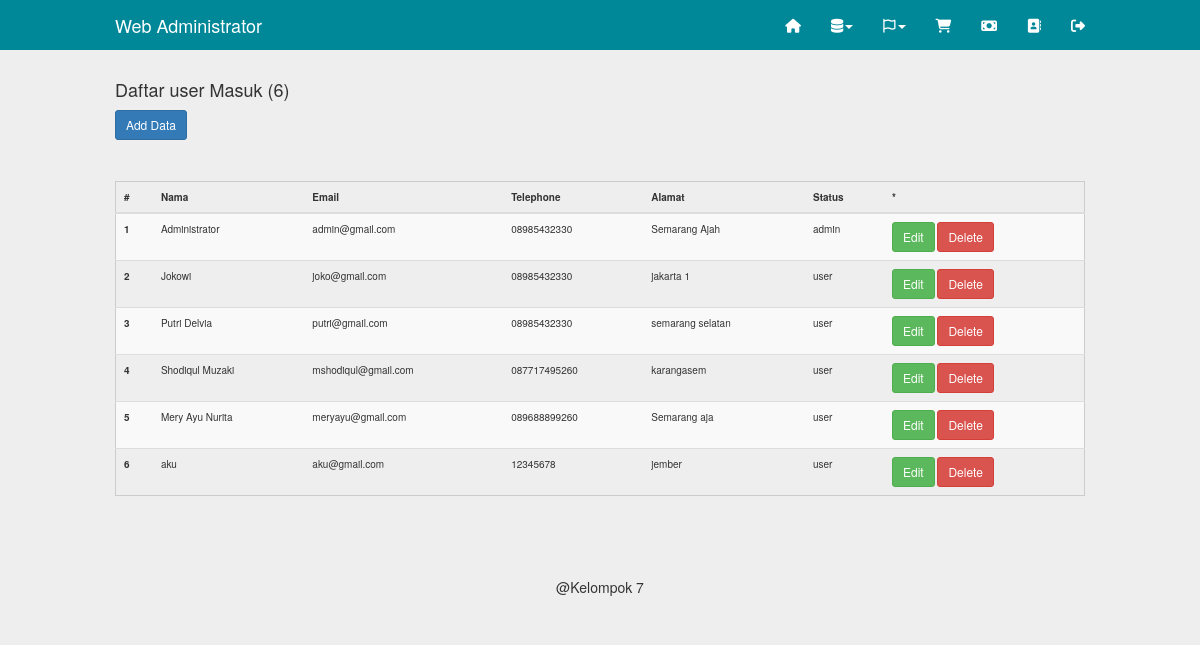
/admin/user.php (signed in), run on an earlier commit of the app's database.
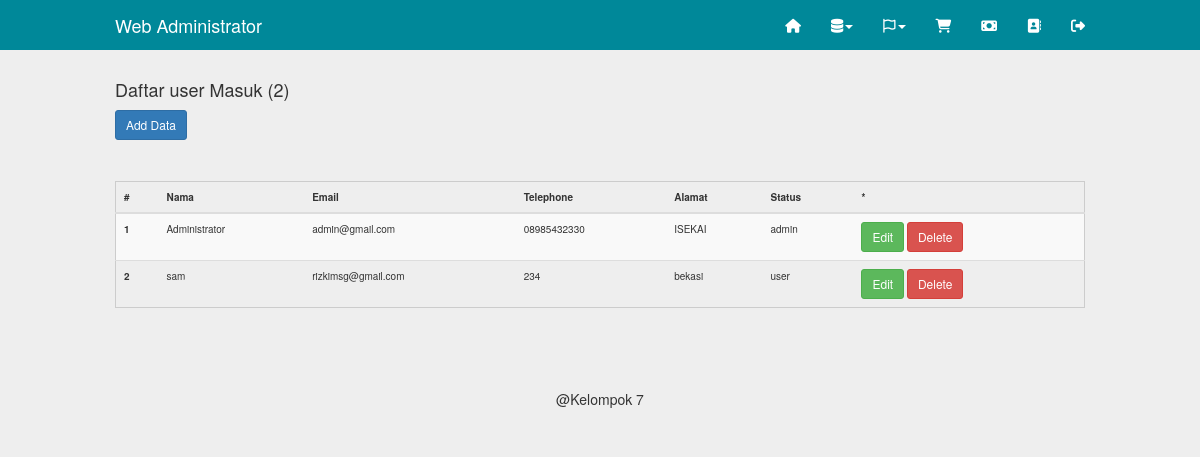
And on a later commit of the database.
### tables this page shows
CREATE TABLE `user` (
  `id` int(5) NOT NULL,
  `nama` varchar(50) NOT NULL,
  `email` varchar(75) NOT NULL,
  `telephone` varchar(20) NOT NULL,
  `alamat` text NOT NULL,
  `password` varchar(100) NOT NULL,
  `status` enum('user','admin') NOT NULL
);

### inc/config.php (called while the page is built, shortened)
<?php
	$no = 1;
?>

### admin/user.php (the view, shortened to what this page needs)
<?php
	include"../inc/config.php";
	include"inc/header.php";
?>
	<div class="container">
		<?php
			$q = mysqli_query($db,"select*from user");
			$j = mysqli_num_rows($q);
		?>
		<h4>Daftar user Masuk (<?php echo ($j>0)?$j:0; ?>)</h4>
		<a class="btn btn-sm btn-primary" href="user.php?act=create">Add Data</a>
		<hr>
		<table class="table table-striped table-hove">
			<thead>
				<tr>
					<th>#</th>
					<th>Nama</th>
					<th>Email</th>
					<th>Telephone</th>
					<th>Alamat</th>
					<th>Status</th>
					<th>*</th>
				</tr>
			</thead>
			<tbody>
		<?php while($data=mysqli_fetch_object($q)){ ?>
				<tr>
					<th scope="row"><?php echo $no++; ?></th>
					<td><?php echo $data->nama ?></td>
					<td><?php echo $data->email ?></td>
					<td><?php echo $data->telephone ?></td>
					<td><?php echo $data->alamat ?></td>
					<td><?php echo $data->status ?></td>
					<td>
						<a class="btn btn-sm btn-success" href="user.php?act=edit&&id=<?php echo $data->id ?>">Edit</a>
						<a class="btn btn-sm btn-danger" href="user.php?act=delete&&id=<?php echo $data->id ?>">Delete</a>
					</td>
				</tr>
		<?php } ?>
			</tbody>
		</table>
    </div>
<?php include"inc/footer.php"; ?>

What changed in the data, as far as the page shows it:
removed user: nama "Jokowi", email "joko@gmail.com", telephone "08985432330", alamat "jakarta 1", status "user"
removed user: nama "Putri Delvia", email "putri@gmail.com", telephone "08985432330", alamat "semarang selatan", status "user"
removed user: nama "Shodiqul Muzaki", email "mshodiqul@gmail.com", telephone "087717495260", alamat "karangasem", status "user"
removed user: nama "Mery Ayu Nurita", email "meryayu@gmail.com", telephone "089688899260", alamat "Semarang aja", status "user"
removed user: nama "aku", email "aku@gmail.com", telephone "12345678", alamat "jember", status "user"
changed user "Administrator": alamat "Semarang Ajah" → "ISEKAI"
added user: nama "sam", email "rizkimsg@gmail.com", telephone "234", alamat "bekasi", status "user"
Also different on the page:
$j: "6" → "2"
